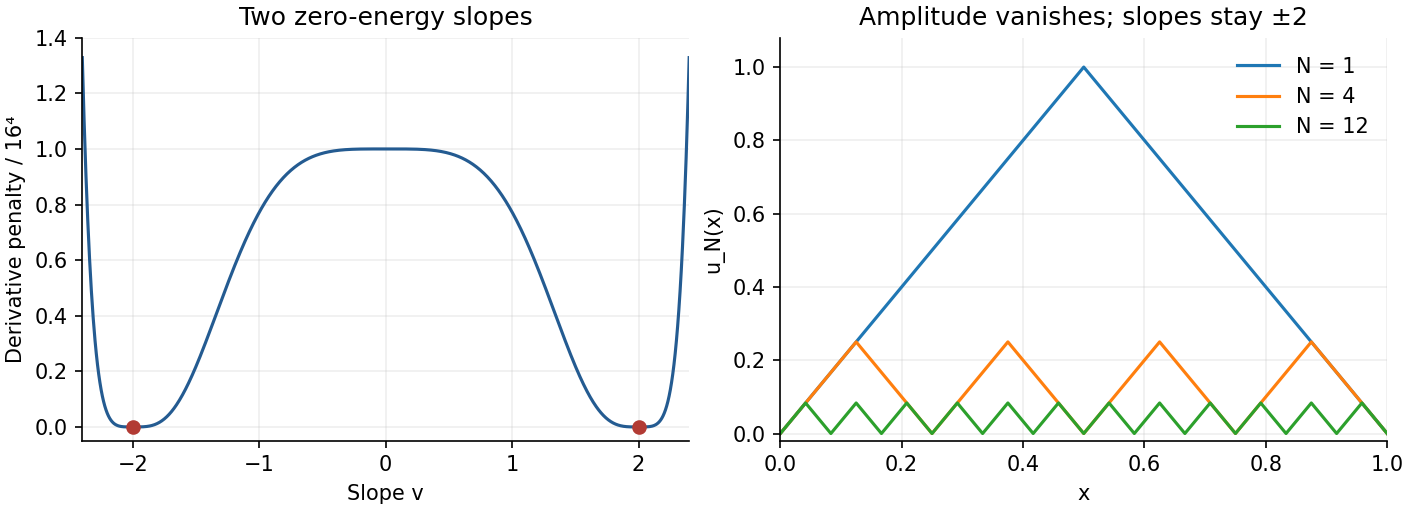

This figure's Python source:
"""One original figure; Python3.14/numpy/matplotlib, output in current directory."""
import numpy as np
import matplotlib.pyplot as plt
v = np.linspace(-2.4, 2.4, 1000)
x = np.linspace(0, 1, 6001)
fig, axes = plt.subplots(1, 2, figsize=(9.4, 3.4), facecolor='white', layout='constrained')
axes[0].plot(v, (v**4/16-1)**4, color='#245b91')
axes[0].scatter([-2, 2], [0, 0], color='#b23b34', zorder=3)
axes[0].set(xlim=(-2.4,2.4), ylim=(-.05,1.4), xlabel='Slope v', ylabel='Derivative penalty / 16⁴', title='Two zero-energy slopes')
for n in [1,4,12]:
    y=2*np.abs((n*x+.5)%1-.5)/n
    axes[1].plot(x,y,label=f'N = {n}')
axes[1].set(xlim=(0,1),ylim=(-.02,1.08),xlabel='x',ylabel='u_N(x)',title='Amplitude vanishes; slopes stay ±2')
axes[1].legend(frameon=False)
for ax in axes:
    ax.grid(alpha=.2)
    ax.spines[['top','right']].set_visible(False)
fig.savefig('2009-oscillating-minimizing-sequence.png', dpi=150, facecolor='white')
